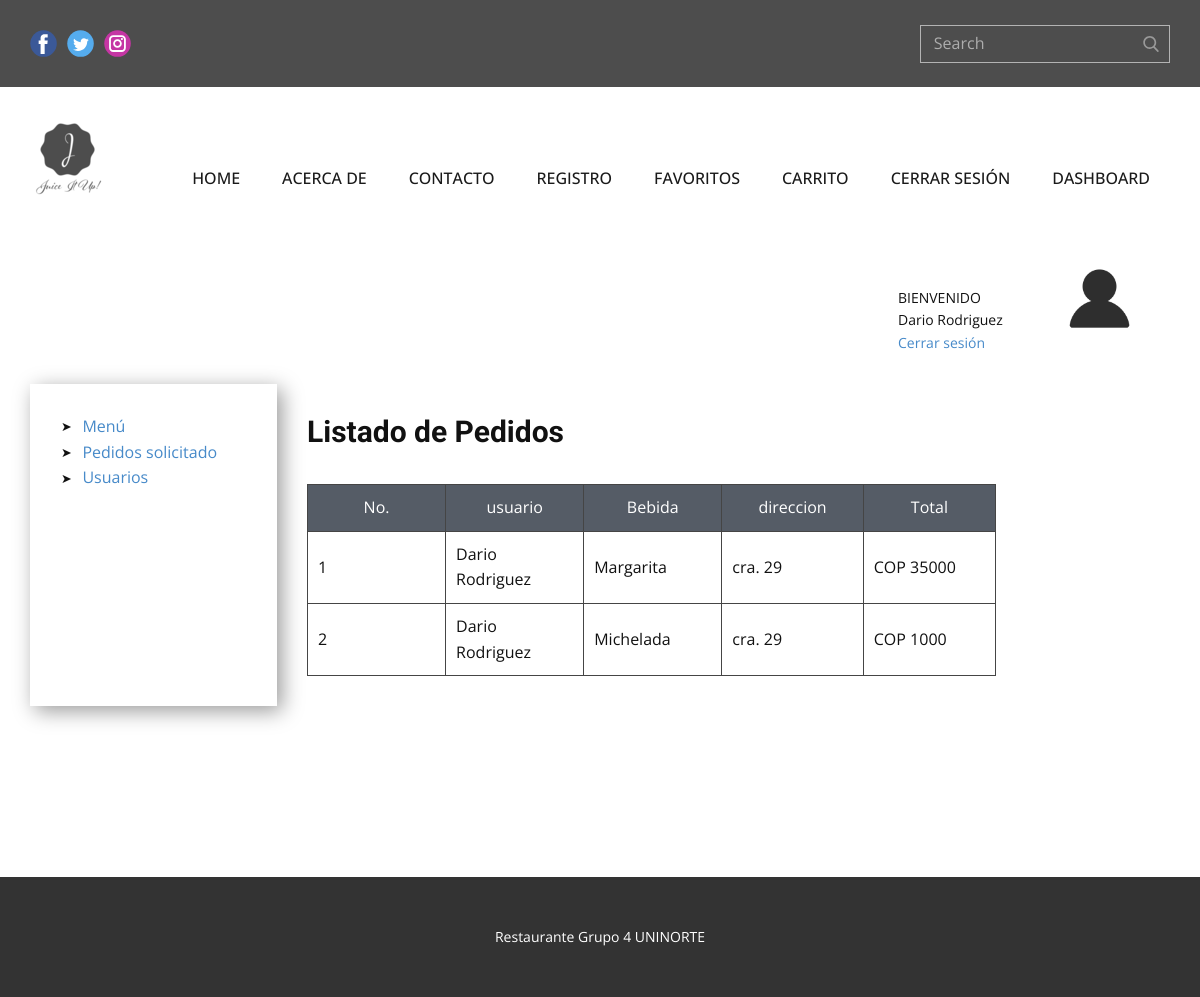
The page /listado-pedidos (signed in) on the database its author committed.
### tables this page shows
CREATE TABLE pedidos (id INTEGER PRIMARY KEY AUTOINCREMENT NOT NULL, usuario_id INTEGER REFERENCES usuarios (id) ON DELETE CASCADE, bebida_id INTEGER REFERENCES bebidas (id) ON DELETE CASCADE, valor INTEGER DEFAULT (1), direccion VARCHAR, terminado BOOLEAN DEFAULT (1), cancelar BOOLEAN DEFAULT (0), created_by DATE, updated_by DATE);

CREATE TABLE usuarios (id INTEGER PRIMARY KEY AUTOINCREMENT NOT NULL, nombre VARCHAR (100) NOT NULL, apellido VARCHAR, email VARCHAR NOT NULL, telefono VARCHAR NOT NULL, direccion VARCHAR NOT NULL, password VARCHAR NOT NULL, superAdmin BOOLEAN DEFAULT (0), admin BOOLEAN DEFAULT (0), usuarioFinal BOOLEAN DEFAULT (1), estado BOOLEAN DEFAULT (1), created_by DATE, updated_by DATE);

CREATE TABLE bebidas (id INTEGER PRIMARY KEY NOT NULL, nombreBebida VARCHAR NOT NULL, descripcion TEXT NOT NULL, precio INTEGER NOT NULL, estado BOOLEAN DEFAULT (1), created_by DATE, updated_by DATE, urlField VARCHAR);

### app.py (the view)
@app.route('/listado-pedidos', methods=["GET"])
def listPedidos():
    if session:
        if request.method == 'GET':
            pedidos = pedido_controller.get_pedidos()
            usuarios = usuario_controller.get_usuarios()
            bebidas = bebida_controller.get_bebidas()
            return render_template('pedidos_list.html', pedidos = pedidos, usuarios = usuarios, bebidas = bebidas)
    return redirect(url_for("login"))

### bebida_controller.py (called while the page is built)
def get_bebidas():
    db = sqlconnection()
    db.row_factory=sqlite3.Row # Convierte la respuesta de la BD en un diccionario
    cur = db.cursor()  #manipular la conxion de la BD
    cur.execute('SELECT * FROM bebidas;')
    row = cur.fetchall()
    return row

### db.py (called while the page is built)
def sqlconnection():
    conn = sqlite3.connect(database)
    return conn

### pedido_controller.py (called while the page is built)
def get_pedidos():
    db = sqlconnection()
    db.row_factory=sqlite3.Row # Convierte la respuesta de la BD en un diccionario
    cur = db.cursor()  #manipular la conxion de la BD
    cur.execute('SELECT * FROM pedidos;')
    row = cur.fetchall()
    return row

### usuario_controller.py (called while the page is built)
def get_usuarios():
    db = sqlconnection()
    db.row_factory=sqlite3.Row
    cur = db.cursor()
    cur.execute('SELECT * FROM usuarios;')
    row = cur.fetchall()
    return row

### templates/pedidos_list.html (shortened to what this page needs)
{% extends "index.html" %}
{% block style %}
    <link rel="stylesheet" href="../static/style/usuarios_list.css" media="screen">
{% endblock style %}
{% block content %}
    <section class="u-clearfix u-section-1" id="sec-fe1f">
      <div class="u-align-left u-clearfix u-sheet u-valign-top u-sheet-1">
        <div class="u-clearfix u-expanded-width u-layout-wrap u-layout-wrap-1">
          <div class="u-layout">
            <div class="u-layout-col">
              <div class="u-size-30">
                <div class="u-layout-col">
                  <div class="u-container-style u-layout-cell u-size-60 u-layout-cell-1">
                    <div class="u-container-layout u-valign-top u-container-layout-1">
                      <div class="u-image u-image-circle u-preserve-proportions u-image-1" alt="" data-image-width="512" data-image-height="512"></div>
                      <p class="u-small-text u-text u-text-variant u-text-1">BIENVENIDO</p>
                      <p class="u-small-text u-text u-text-variant u-text-2">{{session["nombre"]}}</p>
                      <p class="u-small-text u-text u-text-variant u-text-2"><a href="{{ url_for('index') }}">Cerrar sesión</a></p>
                    </div>
                  </div>
                </div>
              </div>
              <div class="u-size-30">
                <div class="u-layout-row">
                  <div class="u-container-style u-layout-cell u-size-13 u-layout-cell-2">
                    <div class="u-container-layout u-container-layout-2">
                      <ul class="u-custom-list u-text u-text-default u-text-3">
                        {% if session["super"] == 1 or session["admin"] == 1 %}
                        <li>
                          <div class="u-list-icon">
                            <div xmlns="http://www.w3.org/2000/svg" xmlns:xlink="http://www.w3.org/1999/xlink" version="1.1" xml:space="preserve" class="u-svg-content">➤</div>
                          </div>
                          <a href="{{ url_for('getBebidas') }}"> Menú</a>
                        </li>
                        <li>
                          <div class="u-list-icon">
                            <div xmlns="http://www.w3.org/2000/svg" xmlns:xlink="http://www.w3.org/1999/xlink" version="1.1" xml:space="preserve" class="u-svg-content">➤</div>
                          </div>
                          <a href="{{ url_for('listPedidos') }}"> Pedidos solicitado</a>
                        </li>
                        {% endif %}
                        <li>
                          <div class="u-list-icon">
                            <div xmlns="http://www.w3.org/2000/svg" xmlns:xlink="http://www.w3.org/1999/xlink" version="1.1" xml:space="preserve" class="u-svg-content">➤</div>
                          </div>
                          <a href="{{ url_for('getUsuarios') }}"> Usuarios </a>
                        </li>
                      </ul>
                    </div>
                  </div>
                  <div class="u-container-style u-layout-cell u-size-47 u-layout-cell-3">
                    <div class="u-container-layout u-valign-top u-container-layout-3">
                      <h3 class="u-text u-text-default u-text-4">Listado de Pedidos</h3>
                      <div class="u-expanded-width u-table u-table-responsive u-table-1">
                        <table class="u-table-entity">
                          <colgroup>
                            <col width="16.6%">
                            <col width="16.6%">
                            <col width="16.6%">
                            <col width="17%">
                            <col width="15.9%">
                            <col width="17.3%">
                          </colgroup>
                          <thead class="u-align-center u-palette-5-dark-2 u-table-header u-table-header-1">
                            <tr style="height: 27px;">
                              <th class="u-border-1 u-border-grey-dark-1 u-table-cell">No.</th>
                              <th class="u-border-1 u-border-grey-dark-1 u-table-cell">usuario</th>
                              <th class="u-border-1 u-border-grey-dark-1 u-table-cell">Bebida</th>
                              <th class="u-border-1 u-border-grey-dark-1 u-table-cell">direccion</th>
                              <th class="u-border-1 u-border-grey-dark-1 u-table-cell">Total</th>
                            </tr>
                          </thead>
                          <tbody class="u-table-body">
                            {% for r in pedidos %}
                            <tr style="height: 46px;">
                            <td class="u-border-1 u-border-grey-dark-1 u-table-cell">{{ r["id"] }}</td>
                              <td class="u-border-1 u-border-grey-dark-1 u-table-cell">
                                {% for u in usuarios %}
                                {% if r["usuario_id"] == u["id"] %}
                                {{u["nombre"]}} {{u["apellido"]}}
                                {% endif %}
                                {% endfor %}
                              </td>
                              <td class="u-border-1 u-border-grey-dark-1 u-table-cell">
                                {% for b in bebidas %}
                                {% if r["bebida_id"] == b["id"] %}
                                {{b["nombreBebida"]}}
                                {% endif %}
                                {% endfor %}
                              </td>
                              <td class="u-border-1 u-border-grey-dark-1 u-table-cell">{{ r["direccion"] }}</td>
                              <td class="u-border-1 u-border-grey-dark-1 u-table-cell">COP {{ r["valor"] }}</td>
                            </tr>
                            {% endfor %}
                          </tbody>
                        </table>
                      </div>
                    </div>
                  </div>
                </div>
              </div>
            </div>
          </div>
        </div>
      </div>
    </section>
{% endblock content %}

### static/style/usuarios_list.css (style rules this page uses)
.u-section-1 .u-sheet-1 { min-height: 649px; }
.u-section-1 .u-layout-wrap-1 { margin-top: 0; margin-bottom: 60px; }
.u-section-1 .u-layout-cell-1 { min-height: 130px; }
.u-section-1 .u-container-layout-1 { padding: 30px; }
.u-section-1 .u-image-1 { width: 81px; height: 81px; background-image: url("../images/avatar.png"); background-position: 50% 50%; margin: 0 0 0 auto; }
.u-section-1 .u-text-1 { margin: -52px 133px 0 838px; }
.u-section-1 .u-text-2 { margin: 0 133px 0 838px; }
.u-section-1 .u-layout-cell-2 { min-height: 200px; }
.u-section-1 .u-container-layout-2 { box-shadow: 5px 5px 20px 0 rgba(0,0,0,0.4); padding: 30px; }
.u-section-1 .u-text-3 { margin-bottom: 0; margin-top: 0; }
.u-section-1 .u-layout-cell-3 { min-height: 286px; }
.u-section-1 .u-container-layout-3 { padding: 30px; }
.u-section-1 .u-text-4 { font-weight: 700; margin: 0 auto 0 0; }
.u-section-1 .u-table-1 { margin-bottom: 0; margin-top: 34px; }
.u-section-1 .u-table-header-1 { background-image: none; }

### rows shown on the page
pedidos: id "1", direccion "cra. 29", valor "35000"
usuarios: nombre "Dario", apellido "Rodriguez"
bebidas: nombreBebida "Margarita"
pedidos: id "2", direccion "cra. 29", valor "1000"
bebidas: nombreBebida "Michelada"

### other values the page prints
{{ session["nombre"] }} "Dario Rodriguez"
